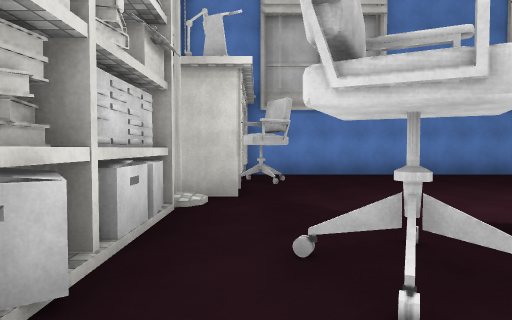
view 1 (above)

16 first-person views from a walk through a 3-D level made in the Unity game engine. The camera is 1.5 m above the floor, tilts 2° down and sees 75° across. The floor is counted in squares, 2 m on a side. Each view is taken from the middle of a square. On the plan, view 1 faces up. The plan holds only what a view shows up to about 11 squares ahead; the rest is blank. The player is left out. Surface patterns are stand-ins for the level's own textures.

view 2
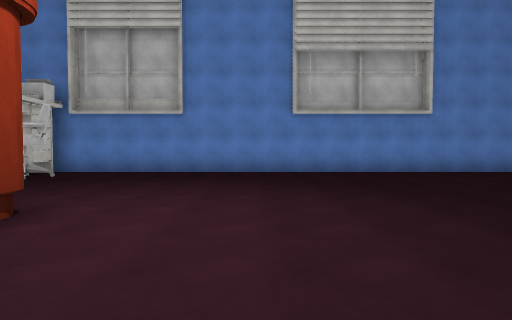

view 3
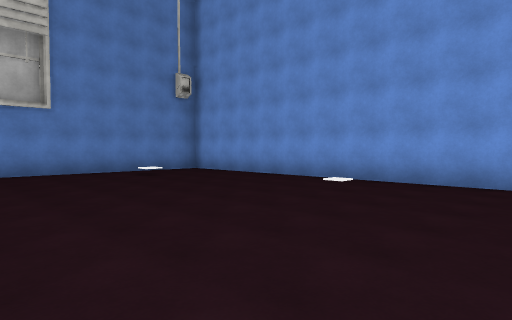

view 4
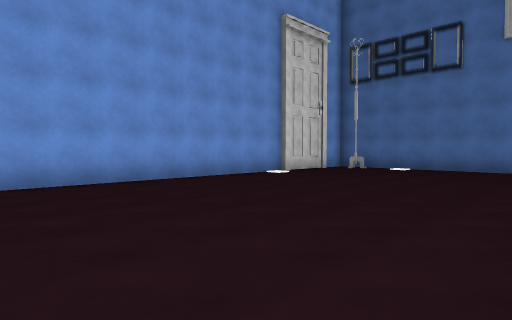

view 5
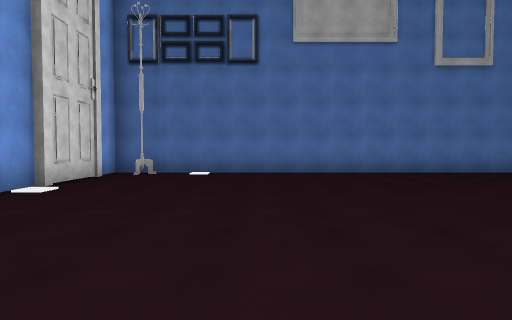

view 6
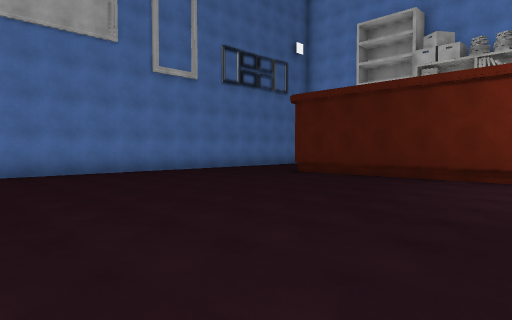

view 7
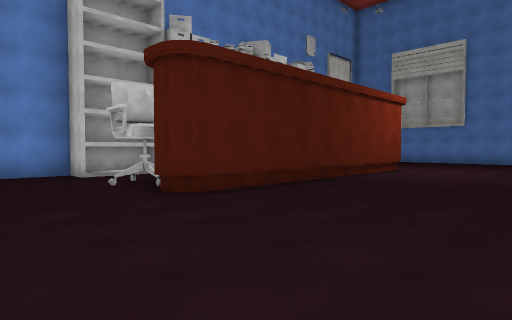

view 8
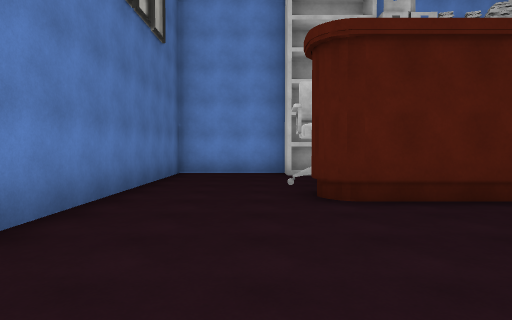

view 9
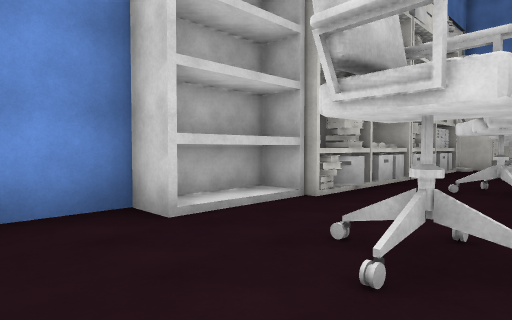

view 10
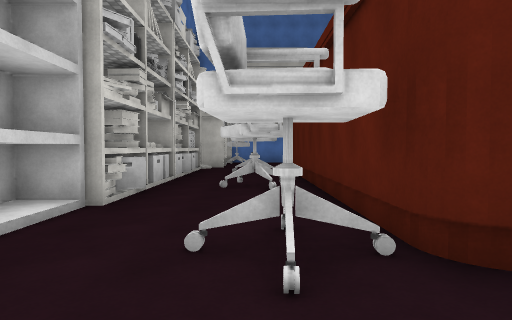

view 11
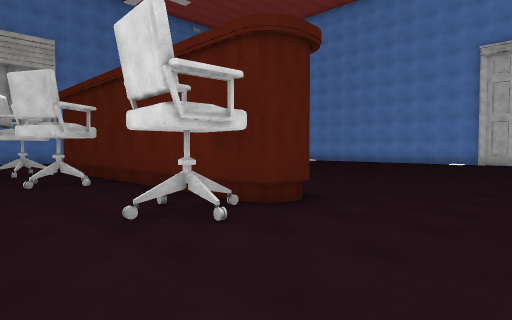

view 12
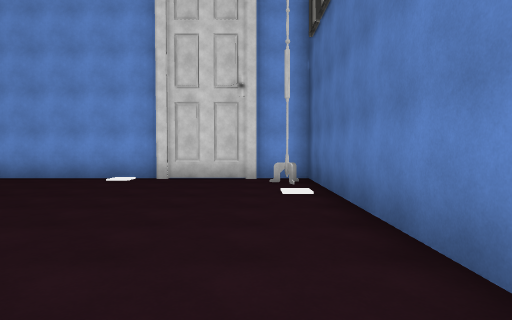

view 13
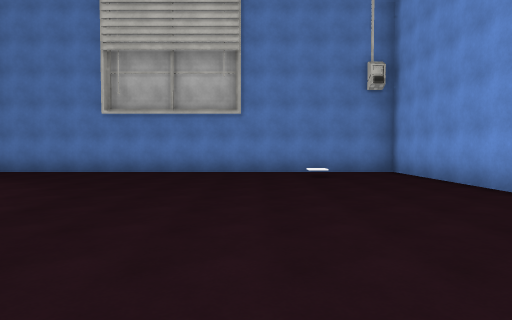

view 14
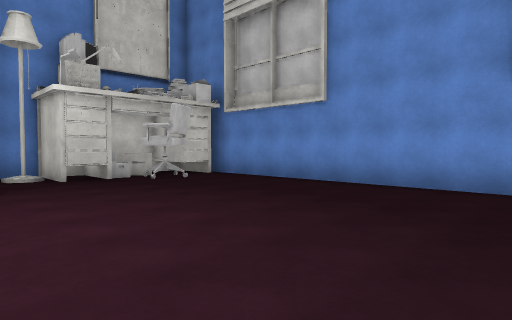

view 15
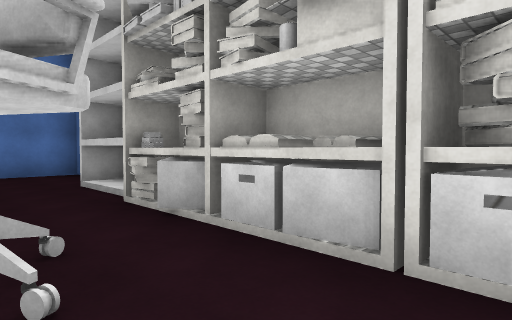

view 16
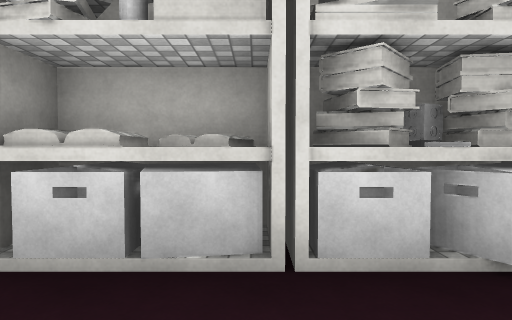

### Floor plan
Points are (right, up) in squares from view 1. A wall is a line through its corners. A room is listed if a view was taken in it or the views show most of it. See-through windows are left out.
Room 1 (views 1, 2, 3, 4, 5, 6, 7, 8, 9, 10, 11, 12, 13, 14, 15, 16)
walls: (3.4, 2.6) (3.4, -5.5); (2.1, -5.6) (2.1, 2.5); (-0.8, 1.5) (-1.4, 1.1) (-1.1, 0.8) (-1.5, 0.4); (-1, 1.1) (-1.9, 1.1); (-1, -1.5) (-1, -3.8); (-1.2, -1.9) (-0.8, -2.4) (-1.3, -2.7); (-1.2, 2) (-1.3, 1.5); (-1.2, 2.2) (-1.8, 1.7); (-1.1, -3) (-1, -3.6); (-1.7, 1.6) (-1.4, 1.2); (-1, 4.1) (-1, 0.4); (-1.9, 0.2) (-1.9, -3.4); (-1.1, 4.1) (-1, 3.2); (-1.9, -1.5) (-1, -1.5) (-1.2, -2.4) (-1.7, -2.3); (-1.9, -1.7) (-1.1, -1.7) (-1.6, -2); (16.4, -5.6) (16.4, 9.6) (-0.8, 9.6); (-1.9, 2.1) (-1.9, 0.3); (-0.3, 6.2) (-0.3, 5.2) (-2.1, 5.2) (-2.1, 4.2); (16.4, -7.8) (16.4, -5.8); (-0.6, 7.6) (-1, 6.9); (16.2, -8.1) (16.2, -7.6); (-1.9, 6.2) (-1.9, 5); (-2.1, -6) (-2.1, -9.3) (16.4, -9.3) (16.4, -8); (-0.4, 8.3) (-2, 8.3); (-0.3, 9.4) (-0.3, 8.6); (-1.9, 8.6) (-1.9, 6.9)
low walls: (-0.9, -2.9) (-1.1, -3.5); (-0.9, -3.1) (-1.3, -3.6); (-0.4, 6.9) (-0.4, 6.2) (-1.9, 6.2); (-0.2, 9.2) (-1.4, 9.2)
objects: shelf (-2, -4); books (-1, -1); books (-1, 0); lamp (-1, 5); chair (0, 7) to (0, 8); chair (1, -6); chair (1, -1); chair (1, 2)

Positions as (right, up) in squares from view 1, and headings:
1: (0, 0), facing up
2: (6, -1), facing up
3: (9, -1), facing up-right
4: (9, 3), facing down-right
5: (12, 1), facing down
6: (12, 1), facing down-left
7: (8, -9), facing up-left
8: (8, -7), facing left
9: (2, -8), facing up-left
10: (1, -8), facing up
11: (-1, -9), facing up-right
12: (8, -8), facing right
13: (12, -1), facing up
14: (8, 3), facing up-left
15: (1, 1), facing down-left
16: (1, 0), facing left
